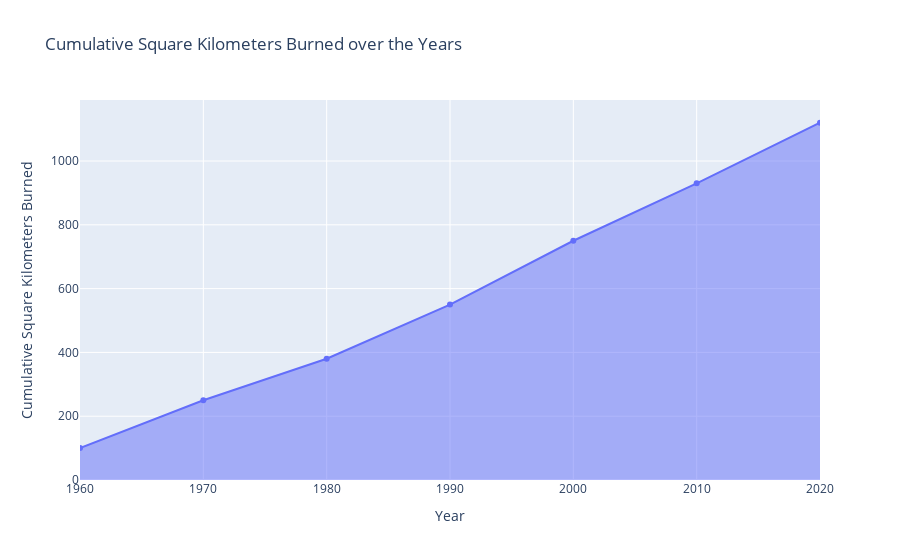

Source (notebook cell):
### Markdown cell above
# How has the cumulative square kilometers burned changed over the years, indicating trends in wildfire activity?
visualization: Area Chart shows the cumulative square kilometers burned over the years, helping visualize the overall trend in wildfire activity.

### Code cell
# Assuming your DataFrame is named df
df['Cumulative Sq Km'] = df['Total Sq Km'].cumsum()

# Create the area chart
fig = go.Figure(data=go.Scatter(x=df['Year'], y=df['Cumulative Sq Km'], fill='tozeroy'))
fig.update_layout(title='Cumulative Square Kilometers Burned over the Years', xaxis_title='Year', yaxis_title='Cumulative Square Kilometers Burned')
fig.show()

### Figure 1 — Plotly figure (JSON) as saved in the notebook; plotly's stock layout.template omitted (floating-point values rounded to 4 significant figures)
{"data": [{"fill": "tozeroy", "type": "scatter", "x": [1960, 1970, 1980, 1990, 2000, 2010, 2020], "y": [100, 250, 380, 550, 750, 930, 1120]}], "layout": {"title": {"text": "Cumulative Square Kilometers Burned over the Years"}, "xaxis": {"title": {"text": "Year"}}, "yaxis": {"title": {"text": "Cumulative Square Kilometers Burned"}}}}
